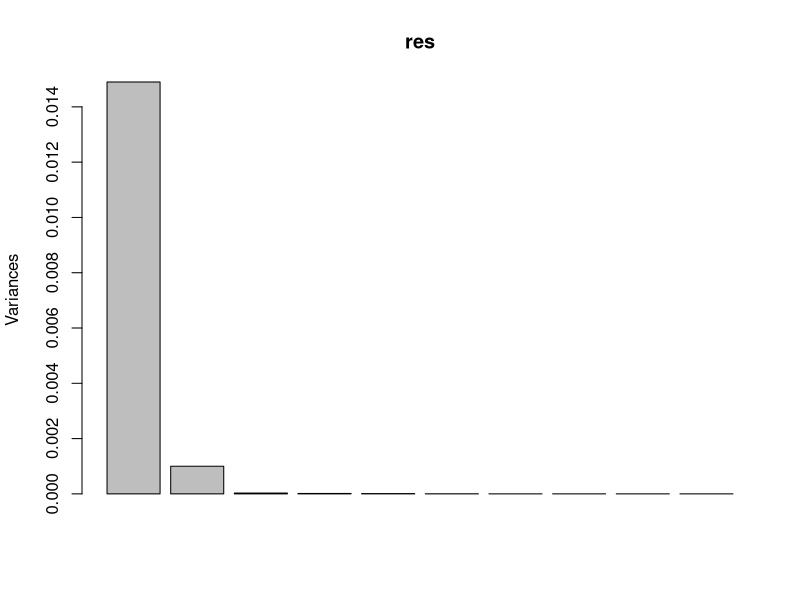
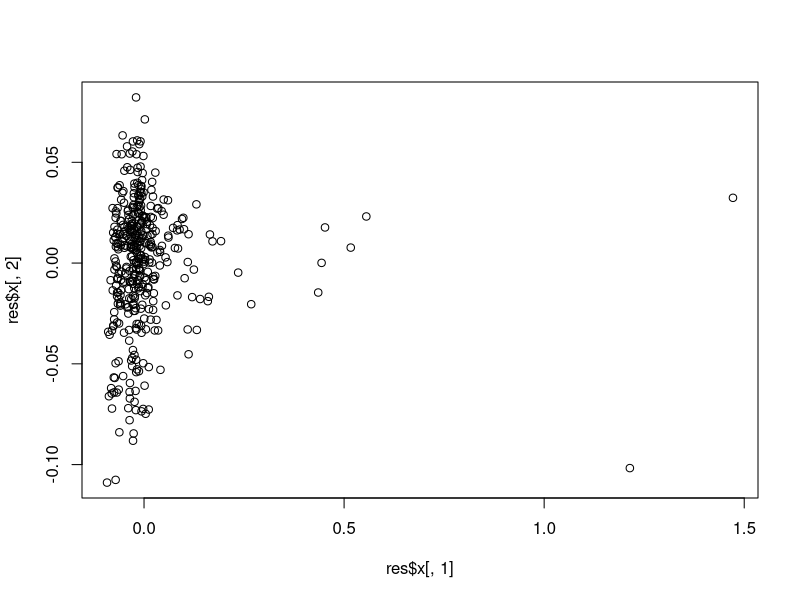
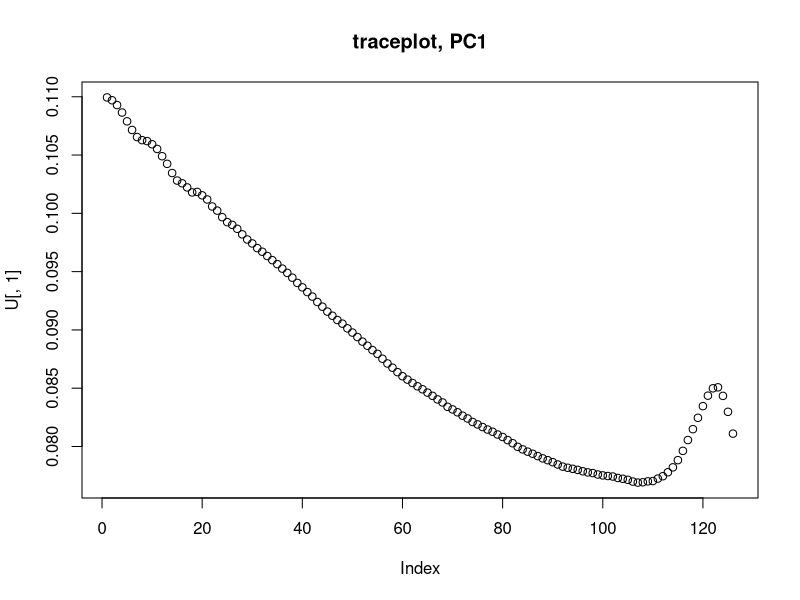
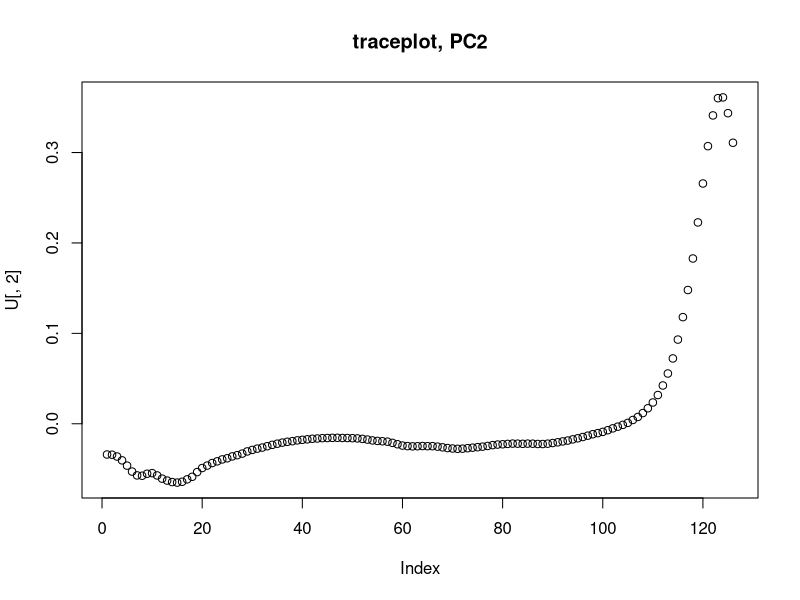
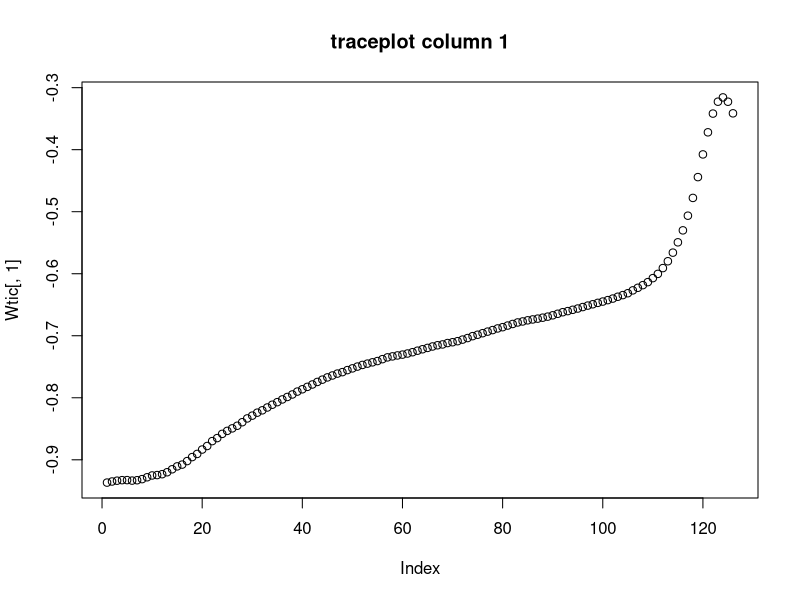
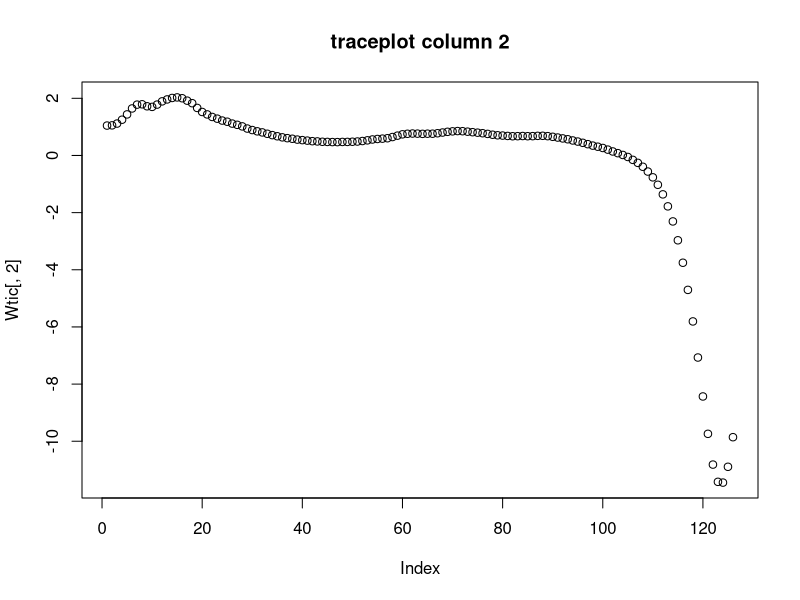
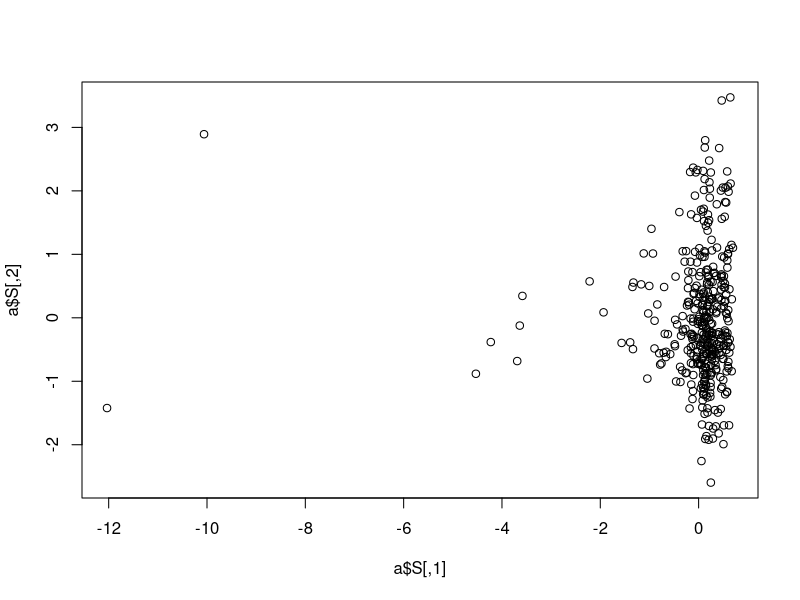
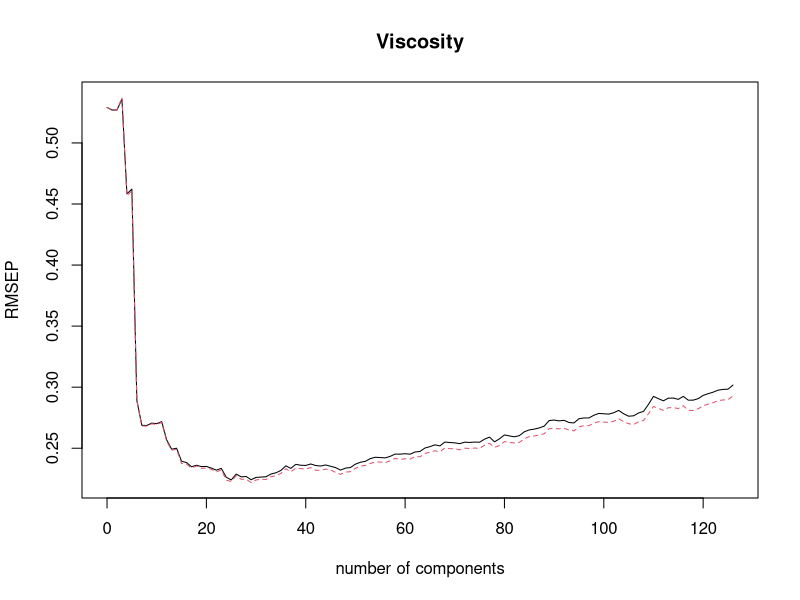

Generate these figures, in order, with R:
spectra = read.csv("NIRSpectra.csv", header=TRUE, sep=";", dec=",")
set.seed(12345)

####Task 1####
data1 = spectra
data1$Viscosity = c()
res = prcomp(data1)
lambda = res$sdev^2
lambda #eigenvalues

sprintf("%2.3f", lambda/sum(lambda)*100)
screeplot(res)

plot(res$x[,1], res$x[,2])

#yes, some outliers

####Task 2####
U = res$rotation
plot(U[,1], main="traceplot, PC1")
plot(U[,2], main="traceplot, PC2")

# only last 10 (index 110-120) explains PC2 well

####Task 3####
set.seed(12345)
library(fastICA)
a = fastICA(data1, n.comp=2, alg.typ= "parallel", fun="logcosh", alpha=1, method="R", row.norm=FALSE, maxit=200, tol=0.0001, verbose=TRUE)

Wtic = a$K%*%a$W

plot(Wtic[,1], main="traceplot column 1")
plot(Wtic[,2], main="traceplot column 2")

# K is loading from oridinal to PCA space, loadings in Wtic is how much in original data is loaded into the ICAroom

plot(a$S)

####Task 4####
library(pls)
set.seed(12345)
pcr_model = pcr(Viscosity~., data=spectra, scale=TRUE, validation="CV")
summary(pcr_model)
validationplot(pcr_model, val.type="RMSEP") #root mean squared error
which.min(pcr_model$validation$PRESS)
